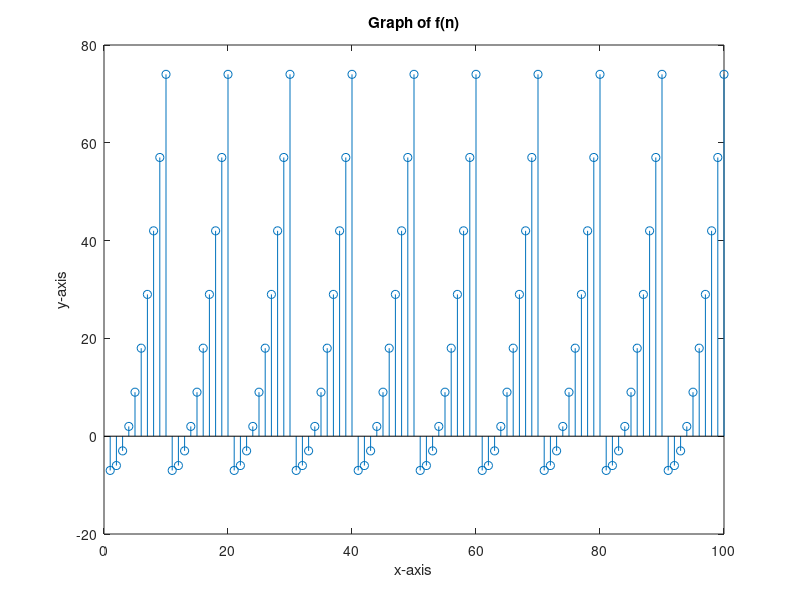

MATLAB code for this plot:
%define function
function [y] = mp1()
f=0:99;
    %for loop with 100 iterations
    for n=1:100
        %value of f(n) when n is less than or equal to 9
        if f(n)<=9
            f(n)=f(n)^2-7;
        %value of f(n) when n is greater than or equal to 10
        elseif f(n)>=10
            f(n)= f(n-10);
        end
    end
y=f;
%plots the function
stem(y)
title('Graph of f(n)')
xlabel('x-axis')
ylabel('y-axis')
end
            
        
